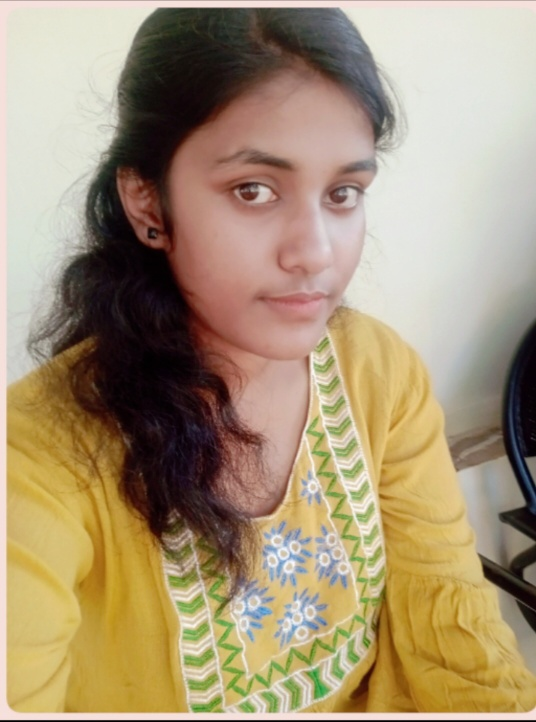
#> input picture Resources/somya.jpeg, 536 x 722 px
$ python test2.py
#> lines starting #> are read from the running program, lines starting #| are printed output that depends on the picture; after the words box and inside, x2 and y2 are one past the last pixel; in counts of white or black regions, pixels touching at a corner belong together
import cv2

faceCascade = cv2.CascadeClassifier("Resources/haarcascade_frontalface_default.xml")
img = cv2.imread('Resources/somya.jpeg')
#> img is the input picture: shape (722, 536, 3); mean B, G, R 118.1, 147.6, 166.4
imgGray = cv2.cvtColor(img, cv2.COLOR_BGR2GRAY)
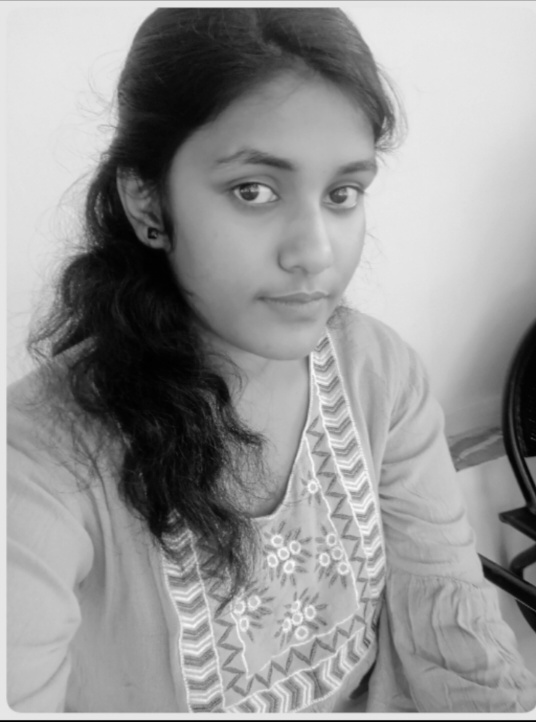
#> imgGray: shape (722, 536); min 0, max 248, mean 149.9

faces = faceCascade.detectMultiScale(imgGray,1.1,16)
#> faces = [[153, 78, 284, 284]]

for (x,y,w,h) in faces:
    cv2.rectangle(img,(x,y),(x+w,y+h),(255,100,0),3)
#> this loop made 1 pass
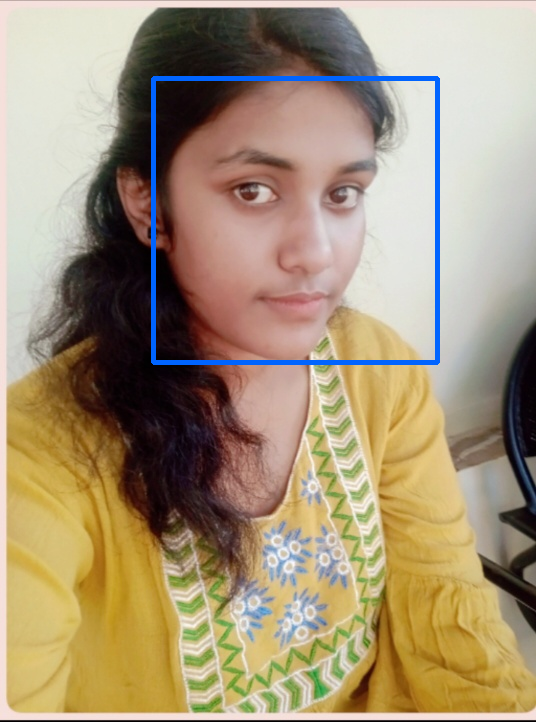
#> img: shape (722, 536, 3); 1.46% of pixels changed, all inside (x1, y1, x2, y2) = (151, 76, 440, 365)


cv2.imshow("Result", img)
cv2.waitKey(0)
